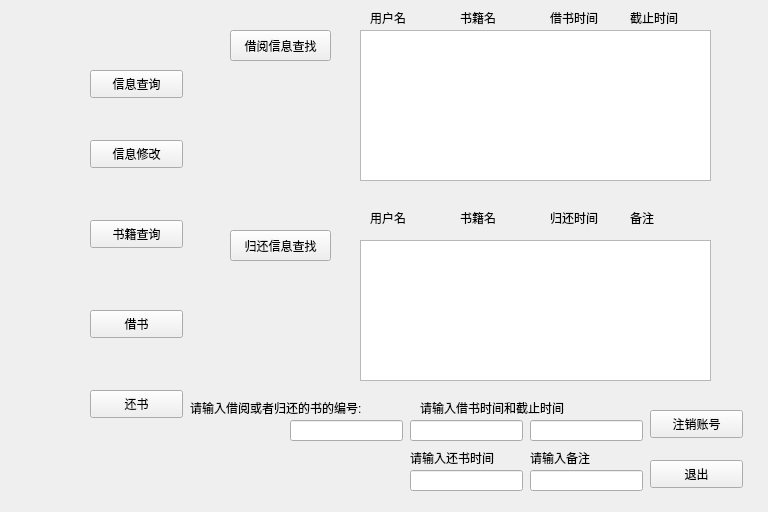
<?xml version="1.0" encoding="UTF-8"?>
<ui version="4.0">
 <class>relogin</class>
 <widget class="QWidget" name="relogin">
  <property name="geometry">
   <rect>
    <x>0</x>
    <y>0</y>
    <width>768</width>
    <height>512</height>
   </rect>
  </property>
  <property name="windowTitle">
   <string>Form</string>
  </property>
  <widget class="QPushButton" name="pushButton">
   <property name="geometry">
    <rect>
     <x>90</x>
     <y>70</y>
     <width>93</width>
     <height>28</height>
    </rect>
   </property>
   <property name="text">
    <string>信息查询</string>
   </property>
  </widget>
  <widget class="QPushButton" name="pushButton_2">
   <property name="geometry">
    <rect>
     <x>90</x>
     <y>140</y>
     <width>93</width>
     <height>28</height>
    </rect>
   </property>
   <property name="text">
    <string>信息修改</string>
   </property>
  </widget>
  <widget class="QPushButton" name="pushButton_3">
   <property name="geometry">
    <rect>
     <x>90</x>
     <y>220</y>
     <width>93</width>
     <height>28</height>
    </rect>
   </property>
   <property name="text">
    <string>书籍查询</string>
   </property>
  </widget>
  <widget class="QPushButton" name="pushButton_4">
   <property name="geometry">
    <rect>
     <x>90</x>
     <y>310</y>
     <width>93</width>
     <height>28</height>
    </rect>
   </property>
   <property name="text">
    <string>借书</string>
   </property>
  </widget>
  <widget class="QPushButton" name="pushButton_5">
   <property name="geometry">
    <rect>
     <x>90</x>
     <y>390</y>
     <width>93</width>
     <height>28</height>
    </rect>
   </property>
   <property name="text">
    <string>还书</string>
   </property>
  </widget>
  <widget class="QPushButton" name="pushButton_6">
   <property name="geometry">
    <rect>
     <x>650</x>
     <y>410</y>
     <width>93</width>
     <height>28</height>
    </rect>
   </property>
   <property name="text">
    <string>注销账号</string>
   </property>
  </widget>
  <widget class="QPushButton" name="pushButton_7">
   <property name="geometry">
    <rect>
     <x>650</x>
     <y>460</y>
     <width>93</width>
     <height>28</height>
    </rect>
   </property>
   <property name="text">
    <string>退出</string>
   </property>
  </widget>
  <widget class="QLineEdit" name="lineEdit">
   <property name="geometry">
    <rect>
     <x>290</x>
     <y>420</y>
     <width>113</width>
     <height>21</height>
    </rect>
   </property>
  </widget>
  <widget class="QLabel" name="label">
   <property name="geometry">
    <rect>
     <x>190</x>
     <y>400</y>
     <width>221</width>
     <height>16</height>
    </rect>
   </property>
   <property name="text">
    <string>请输入借阅或者归还的书的编号:</string>
   </property>
  </widget>
  <widget class="QListWidget" name="listWidget">
   <property name="geometry">
    <rect>
     <x>360</x>
     <y>30</y>
     <width>351</width>
     <height>151</height>
    </rect>
   </property>
  </widget>
  <widget class="QListWidget" name="listWidget_2">
   <property name="geometry">
    <rect>
     <x>360</x>
     <y>240</y>
     <width>351</width>
     <height>141</height>
    </rect>
   </property>
  </widget>
  <widget class="QPushButton" name="pushButton_8">
   <property name="geometry">
    <rect>
     <x>230</x>
     <y>30</y>
     <width>101</width>
     <height>31</height>
    </rect>
   </property>
   <property name="text">
    <string>借阅信息查找</string>
   </property>
  </widget>
  <widget class="QPushButton" name="pushButton_9">
   <property name="geometry">
    <rect>
     <x>230</x>
     <y>230</y>
     <width>101</width>
     <height>31</height>
    </rect>
   </property>
   <property name="text">
    <string>归还信息查找</string>
   </property>
  </widget>
  <widget class="QLabel" name="label_2">
   <property name="geometry">
    <rect>
     <x>370</x>
     <y>10</y>
     <width>72</width>
     <height>15</height>
    </rect>
   </property>
   <property name="text">
    <string>用户名</string>
   </property>
  </widget>
  <widget class="QLabel" name="label_3">
   <property name="geometry">
    <rect>
     <x>460</x>
     <y>10</y>
     <width>72</width>
     <height>15</height>
    </rect>
   </property>
   <property name="text">
    <string>书籍名</string>
   </property>
  </widget>
  <widget class="QLabel" name="label_4">
   <property name="geometry">
    <rect>
     <x>550</x>
     <y>10</y>
     <width>72</width>
     <height>15</height>
    </rect>
   </property>
   <property name="text">
    <string>借书时间</string>
   </property>
  </widget>
  <widget class="QLabel" name="label_5">
   <property name="geometry">
    <rect>
     <x>630</x>
     <y>10</y>
     <width>72</width>
     <height>15</height>
    </rect>
   </property>
   <property name="text">
    <string>截止时间</string>
   </property>
  </widget>
  <widget class="QLabel" name="label_6">
   <property name="geometry">
    <rect>
     <x>370</x>
     <y>210</y>
     <width>72</width>
     <height>15</height>
    </rect>
   </property>
   <property name="text">
    <string>用户名</string>
   </property>
  </widget>
  <widget class="QLabel" name="label_7">
   <property name="geometry">
    <rect>
     <x>460</x>
     <y>210</y>
     <width>72</width>
     <height>15</height>
    </rect>
   </property>
   <property name="text">
    <string>书籍名</string>
   </property>
  </widget>
  <widget class="QLabel" name="label_8">
   <property name="geometry">
    <rect>
     <x>550</x>
     <y>210</y>
     <width>72</width>
     <height>15</height>
    </rect>
   </property>
   <property name="text">
    <string>归还时间</string>
   </property>
  </widget>
  <widget class="QLabel" name="label_9">
   <property name="geometry">
    <rect>
     <x>630</x>
     <y>210</y>
     <width>72</width>
     <height>15</height>
    </rect>
   </property>
   <property name="text">
    <string>备注</string>
   </property>
  </widget>
  <widget class="QLabel" name="label_10">
   <property name="geometry">
    <rect>
     <x>420</x>
     <y>400</y>
     <width>191</width>
     <height>16</height>
    </rect>
   </property>
   <property name="text">
    <string>请输入借书时间和截止时间</string>
   </property>
  </widget>
  <widget class="QLineEdit" name="lineEdit_2">
   <property name="geometry">
    <rect>
     <x>410</x>
     <y>420</y>
     <width>113</width>
     <height>21</height>
    </rect>
   </property>
  </widget>
  <widget class="QLabel" name="label_11">
   <property name="geometry">
    <rect>
     <x>410</x>
     <y>450</y>
     <width>111</width>
     <height>16</height>
    </rect>
   </property>
   <property name="text">
    <string>请输入还书时间</string>
   </property>
  </widget>
  <widget class="QLineEdit" name="lineEdit_3">
   <property name="geometry">
    <rect>
     <x>410</x>
     <y>470</y>
     <width>113</width>
     <height>21</height>
    </rect>
   </property>
  </widget>
  <widget class="QLineEdit" name="lineEdit_4">
   <property name="geometry">
    <rect>
     <x>530</x>
     <y>420</y>
     <width>113</width>
     <height>21</height>
    </rect>
   </property>
  </widget>
  <widget class="QLabel" name="label_12">
   <property name="geometry">
    <rect>
     <x>530</x>
     <y>450</y>
     <width>91</width>
     <height>16</height>
    </rect>
   </property>
   <property name="text">
    <string>请输入备注</string>
   </property>
  </widget>
  <widget class="QLineEdit" name="lineEdit_5">
   <property name="geometry">
    <rect>
     <x>530</x>
     <y>470</y>
     <width>113</width>
     <height>21</height>
    </rect>
   </property>
  </widget>
 </widget>
 <resources/>
 <connections/>
</ui>
